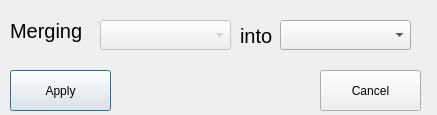
<?xml version="1.0" encoding="UTF-8"?>
<ui version="4.0">
 <class>Form</class>
 <widget class="QDialog" name="Form">
  <property name="geometry">
   <rect>
    <x>0</x>
    <y>0</y>
    <width>437</width>
    <height>115</height>
   </rect>
  </property>
  <property name="windowTitle">
   <string>Form</string>
  </property>
  <widget class="QLabel" name="label">
   <property name="geometry">
    <rect>
     <x>10</x>
     <y>10</y>
     <width>81</width>
     <height>41</height>
    </rect>
   </property>
   <property name="font">
    <font>
     <pointsize>15</pointsize>
    </font>
   </property>
   <property name="text">
    <string>Merging</string>
   </property>
  </widget>
  <widget class="QComboBox" name="box_locked">
   <property name="enabled">
    <bool>false</bool>
   </property>
   <property name="geometry">
    <rect>
     <x>100</x>
     <y>20</y>
     <width>131</width>
     <height>30</height>
    </rect>
   </property>
  </widget>
  <widget class="QLabel" name="label_2">
   <property name="geometry">
    <rect>
     <x>240</x>
     <y>20</y>
     <width>41</width>
     <height>31</height>
    </rect>
   </property>
   <property name="font">
    <font>
     <pointsize>15</pointsize>
    </font>
   </property>
   <property name="text">
    <string>into</string>
   </property>
  </widget>
  <widget class="QComboBox" name="box_selection">
   <property name="geometry">
    <rect>
     <x>280</x>
     <y>20</y>
     <width>131</width>
     <height>30</height>
    </rect>
   </property>
  </widget>
  <widget class="QPushButton" name="buttonApply">
   <property name="geometry">
    <rect>
     <x>10</x>
     <y>70</y>
     <width>101</width>
     <height>41</height>
    </rect>
   </property>
   <property name="text">
    <string>Apply</string>
   </property>
  </widget>
  <widget class="QPushButton" name="buttonCancel">
   <property name="geometry">
    <rect>
     <x>320</x>
     <y>70</y>
     <width>101</width>
     <height>41</height>
    </rect>
   </property>
   <property name="text">
    <string>Cancel</string>
   </property>
  </widget>
 </widget>
 <resources/>
 <connections/>
</ui>
